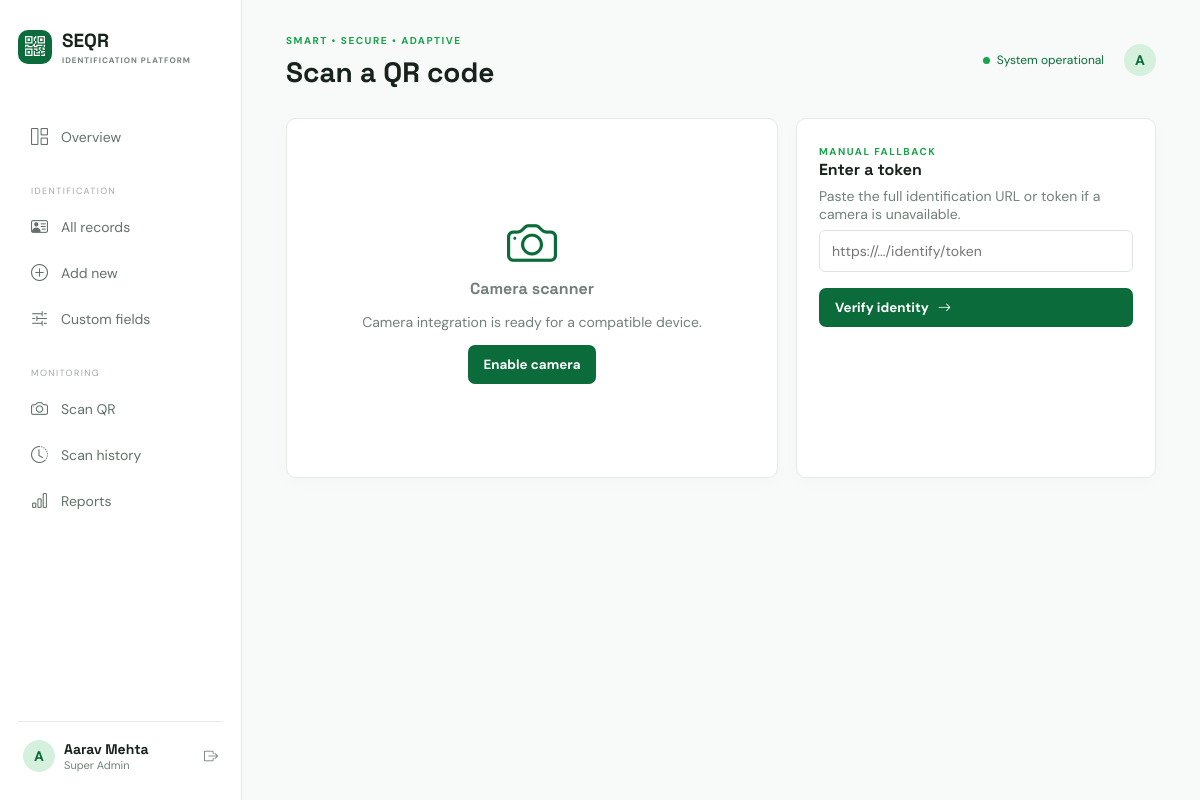
The page /scanner (signed in) on the database its author committed.
### app/models.py (models this page shows, shortened)
class User(UserMixin, db.Model):
    id = db.Column(db.Integer, primary_key=True)
    name = db.Column(db.String(120), nullable=False)
    username = db.Column(db.String(80), unique=True, nullable=False)
    email = db.Column(db.String(160), unique=True, nullable=False)
    password_hash = db.Column(db.String(255), nullable=False)
    role = db.Column(db.String(30), default='Operator')
    status = db.Column(db.String(20), default='Active')
    created_at = db.Column(db.DateTime, default=utcnow)
    last_login = db.Column(db.DateTime)

### app/__init__.py (the view)
    @app.get('/scanner')
    @login_required
    def scanner(): return render_template('scanner.html')

### app/templates/scanner.html
{% extends 'base.html' %}{% block heading %}Scan a QR code{% endblock %}{% block content %}<div class="scanner-layout"><section class="panel scanner"><div id="reader"><div class="scanner-placeholder"><i class="bi bi-camera"></i><h3>Camera scanner</h3><p>Camera integration is ready for a compatible device.</p><button class="btn btn-primary" onclick="startScanner()">Enable camera</button></div></div></section><section class="panel"><span class="eyebrow">MANUAL FALLBACK</span><h3>Enter a token</h3><p class="muted">Paste the full identification URL or token if a camera is unavailable.</p><form onsubmit="goToken(event)" class="stack-form"><input id="token" placeholder="https://.../identify/token" required><button class="btn btn-primary">Verify identity <i class="bi bi-arrow-right"></i></button></form></section></div><script>function goToken(e){e.preventDefault();let v=document.getElementById('token').value;let token=v.split('/').filter(Boolean).pop();location.href='/identify/'+token}</script>{% endblock %}

### app/templates/base.html (shortened to what this page needs)
<!doctype html><html lang="en"><head><meta charset="utf-8"><meta name="viewport" content="width=device-width,initial-scale=1"><title>{% block title %}SEQR{% endblock %}</title><link rel="preconnect" href="https://fonts.googleapis.com"><link href="https://fonts.googleapis.com/css2?family=DM+Sans:wght@400;500;700&family=Space+Grotesk:wght@500;600;700&display=swap" rel="stylesheet"><link href="https://cdn.jsdelivr.net/npm/bootstrap-icons@1.11.3/font/bootstrap-icons.css" rel="stylesheet"><link rel="stylesheet" href="{{ url_for('static',filename='css/style.css') }}"></head><body>{% if current_user.is_authenticated %}<aside><div class="brand"><span class="brand-mark"><i class="bi bi-qr-code"></i></span><div>SEQR<small>IDENTIFICATION PLATFORM</small></div></div><nav><a href="{{ url_for('dashboard') }}" class="{{ 'selected' if active_page=='dashboard' }}"><i class="bi bi-grid-1x2"></i>Overview</a><p>IDENTIFICATION</p><a href="{{ url_for('identifications') }}"><i class="bi bi-person-vcard"></i>All records</a><a href="{{ url_for('identification_new') }}"><i class="bi bi-plus-circle"></i>Add new</a><a href="{{ url_for('fields') }}"><i class="bi bi-sliders2"></i>Custom fields</a><p>MONITORING</p><a href="{{ url_for('scanner') }}"><i class="bi bi-camera"></i>Scan QR</a><a href="{{ url_for('scans') }}"><i class="bi bi-clock-history"></i>Scan history</a><a href="{{ url_for('reports') }}"><i class="bi bi-bar-chart"></i>Reports</a></nav><div class="side-foot"><div class="avatar">{{ current_user.name[0] }}</div><div><strong>{{ current_user.name }}</strong><small>{{ current_user.role }}</small></div><a href="{{ url_for('logout') }}" title="Logout"><i class="bi bi-box-arrow-right"></i></a></div></aside><main><header><button class="mobile-menu" onclick="document.body.classList.toggle('menu-open')"></button><div><span class="eyebrow">SMART • SECURE • ADAPTIVE</span><h1>{% block heading %}Overview{% endblock %}</h1></div><div class="header-actions"><span class="status-dot">System operational</span><div class="avatar">{{ current_user.name[0] }}</div></div></header>{% with messages=get_flashed_messages(with_categories=true) %}{% for category,message in messages %}<div class="toast {{ category }}">{{ message }}</div>{% endfor %}{% endwith %}{% block content %}{% endblock %}</main>{% else %}{% block auth_content %}{% endblock %}{% endif %}<script src="{{ url_for('static',filename='js/app.js') }}"></script></body></html>

### app/static/css/style.css (style rules this page uses)
:root { --ink:#17221b;--muted:#718078;--green:#0b6b3a;--lime:#16a34a;--pale:#dcfce7;--bg:#f7faf8;--line:#e5ece7;--amber:#c27a13;--violet:#7657a8 }
* { box-sizing:border-box }
body { margin:0;background:var(--bg);color:var(--ink);font:14px 'DM Sans',sans-serif }
h1,h2,h3,strong,.brand { font-family:'Space Grotesk',sans-serif }
h1 { font-size:28px;margin:6px 0 0;letter-spacing:0 }
h3 { margin:0;font-size:16px }
.muted { color:var(--muted);margin:7px 0 }
.eyebrow { font:700 10px 'DM Sans';letter-spacing:1.5px;color:var(--lime) }
aside { position:fixed;inset:0 auto 0 0;width:242px;padding:28px 18px;background:#fff;border-right:1px solid var(--line);display:flex;flex-direction:column;z-index:5 }
.brand { display:flex;gap:10px;align-items:center;font-size:19px;font-weight:700 }
.brand small { display:block;font:700 8px 'DM Sans';letter-spacing:1px;color:var(--muted);margin-top:2px }
.brand-mark { background:var(--green);color:white;border-radius:10px;width:34px;height:34px;display:grid;place-items:center;font-size:20px }
nav { margin-top:48px }
nav p { font-size:9px;letter-spacing:1.4px;color:#a0aaa4;margin:26px 13px 8px }
nav a { display:flex;align-items:center;gap:13px;color:#637169;text-decoration:none;padding:11px 13px;border-radius:8px;margin:2px 0 }
nav i { font-size:17px }
.side-foot { margin-top:auto;border-top:1px solid var(--line);padding:18px 5px 0;display:flex;align-items:center;gap:9px }
.side-foot small,.activity small,td small { display:block;color:var(--muted);font-size:11px }
.side-foot>a { margin-left:auto;color:var(--muted) }
.avatar { width:32px;height:32px;border-radius:50%;display:grid;place-items:center;background:#d5f1de;color:var(--green);font-weight:bold }
main { margin-left:242px;padding:30px 44px 60px;max-width:1500px }
header { display:flex;justify-content:space-between;align-items:center;margin-bottom:28px }
.header-actions { display:flex;align-items:center;gap:20px }
.status-dot { color:var(--green);font-size:12px }
.status-dot:before { content:'';display:inline-block;width:7px;height:7px;background:var(--lime);border-radius:50%;margin-right:7px }
.btn { border:0;border-radius:7px;padding:11px 16px;text-decoration:none;display:inline-flex;align-items:center;gap:9px;font-weight:700;font-family:inherit;cursor:pointer }
.btn-primary { background:var(--green);color:#fff }
.stat,.panel { background:#fff;border:1px solid var(--line);border-radius:10px;box-shadow:0 4px 18px #123d1b05 }
.panel { padding:22px }
input,select,textarea { display:block;width:100%;border:1px solid #dce6df;border-radius:6px;padding:11px 12px;background:#fff;color:var(--ink);font:inherit;outline:none }
.detail-grid,.qr-layout,.scanner-layout { display:grid;grid-template-columns:320px 1fr;gap:18px }
.scanner-layout { grid-template-columns:1fr 360px }
.scanner { min-height:360px;display:grid;place-items:center }
.scanner-placeholder { text-align:center;color:var(--muted) }
.scanner-placeholder i { font-size:50px;color:var(--green) }
.stack-form { display:grid;gap:16px }

### rows shown on the page
User: name "A", name "Aarav Mehta", role "Super Admin"
